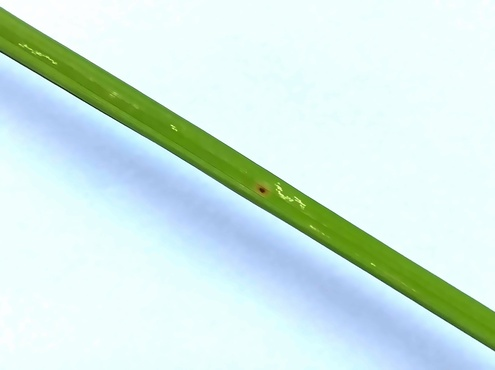
#> input picture dataset/cleaned/BrownSpot/IMG_20190419_114339_clean.jpg, 495 x 370 px, shrunk from 1839 x 1376 before the run; its folder holds only this picture in this run
$ python clean_data.py
#> lines starting #> are read from the running program, lines starting #| are printed output that depends on the picture; after the words box and inside, x2 and y2 are one past the last pixel; in counts of white or black regions, pixels touching at a corner belong together; long printed decimals are rounded
from pathlib import Path
import os
import json
import random
import math
from typing import Tuple, Optional, Dict, Any, List

# Third-party
import cv2
import numpy as np
from PIL import Image

# ==========================
# TUNABLE CONSTANTS (để dễ điều chỉnh)
# ==========================
PADDING = 16                      # padding xung quanh bounding polygon khi crop
BRIGHTNESS_TARGET = 120          # mục tiêu mean V channel sau tăng sáng
MIN_BRIGHTNESS_THRESHOLD = 80    # nếu mean V < threshold thì tăng sáng
DENOISE_METHOD = "nl_means"      # 'nl_means' hoặc 'bilateral'
DENOISE_H = 10                   # tham số h cho nl_means
DENOISE_TEMPLATE_WIN = 7
DENOISE_SEARCH_WIN = 21

DEBUG = True

def dbg(msg):
    if DEBUG:
        print(msg)

# ==========================
# IO HELPERS (windows-safe)
# ==========================
def _read_image_cv2(path: Path) -> np.ndarray:
    """
    Đọc ảnh từ đường dẫn, xử lý unicode path trên Windows.
    Trả về image BGR (numpy ndarray).
    """
    img = cv2.imdecode(np.fromfile(str(path), dtype=np.uint8), cv2.IMREAD_COLOR)
    if img is None:
        # fallback to PIL
        with Image.open(str(path)) as im:
            im = im.convert("RGB")
            img = cv2.cvtColor(np.array(im), cv2.COLOR_RGB2BGR)
    return img


def _save_image_cv2(path: Path, img_bgr: np.ndarray) -> None:
    """
    Lưu ảnh sử dụng imencode -> tofile để tránh lỗi với unicode paths trên Windows.
    """
    ext = os.path.splitext(str(path))[1] or ".jpg"
    ok, enc = cv2.imencode(ext, img_bgr)
    if not ok:
        raise RuntimeError(f"Failed to encode image for saving: {path}")
    enc.tofile(str(path))


# ==========================
# IMAGE CLEANING FUNCTIONS
# ==========================
def crop_leaf_polygon(
        image_bgr: np.ndarray,
        padding: int = 16):

    img = image_bgr.copy()
    h, w = img.shape[:2]

    hsv = cv2.cvtColor(img, cv2.COLOR_BGR2HSV)

    # Ngưỡng màu xanh tối ưu hơn cho lá lúa
    mask_green = cv2.inRange(
        hsv,
        np.array([25, 30, 20]),
        np.array([95, 255, 255])
    )

    mask_brown = cv2.inRange(
        hsv,
        np.array([5, 20, 20]),
        np.array([25, 255, 255])
    )

    mask_yellow = cv2.inRange(
        hsv,
        np.array([15, 20, 40]),
        np.array([40, 255, 255])
    )

    mask = cv2.bitwise_or(mask_green, mask_brown)
    mask = cv2.bitwise_or(mask, mask_yellow)
    num_labels, labels, stats, _ = cv2.connectedComponentsWithStats(mask)
    min_area = max(
        200,
        int(0.001 * w * h)
    )
    clean = np.zeros_like(mask)

    for i in range(1, num_labels):

        area = stats[i, cv2.CC_STAT_AREA]

        if area > min_area:
            clean[labels == i] = 255

    mask = clean

    kernel = cv2.getStructuringElement(
        cv2.MORPH_RECT,
        (9, 9)
    )

    mask = cv2.morphologyEx(
        mask,
        cv2.MORPH_CLOSE,
        kernel,
        iterations=2
    )

    mask = cv2.morphologyEx(
        mask,
        cv2.MORPH_CLOSE,
        kernel,
        iterations=4
    )

    mask = cv2.dilate(
        mask,
        np.ones((5,5), np.uint8),
        iterations=1
    )

    contours, _ = cv2.findContours(
        mask,
        cv2.RETR_EXTERNAL,
        cv2.CHAIN_APPROX_NONE
    )

    dbg("\n========== DEBUG ==========")
    dbg(f"Image size: {w}x{h}")
    dbg(f"Contours found: {len(contours)}")

    if len(contours) == 0:

        dbg("NO CONTOURS")

        return (
            img,
            np.ones((h, w), dtype=np.uint8) * 255,
            (0, 0, w, h),
            None
        )

    valid_contours = []

    for idx, c in enumerate(contours):

        area = cv2.contourArea(c)

        min_area = max(
            200,
            int(0.001 * w * h)
        )

        if area > min_area:

            x, y, bw, bh = cv2.boundingRect(c)

            ratio = max(bw, bh) / (min(bw, bh) + 1e-6)

            dbg(
                f"[{idx}] "
                f"area={area:.0f} "
                f"bbox=({bw}x{bh}) "
                f"ratio={ratio:.2f}"
            )

            valid_contours.append(c)

    dbg(f"Valid contours: {len(valid_contours)}")

    if len(valid_contours) == 0:

        dbg("NO VALID CONTOURS")

        return (
            img,
            np.ones((h, w), dtype=np.uint8) * 255,
            (0, 0, w, h),
            None
        )

    largest = max(
        valid_contours,
        key=cv2.contourArea
    )

    largest_area = cv2.contourArea(largest)

    filtered = []

    for c in valid_contours:

        area = cv2.contourArea(c)

        if area > largest_area * 0.25:
            filtered.append(c)

    dbg(f"Largest area: {largest_area:.0f}")
    dbg(f"Area ratio: {largest_area/(w*h):.4f}")

    x, y, bw, bh = cv2.boundingRect(largest)

    largest_ratio = max(bw, bh) / (min(bw, bh) + 1e-6)

    dbg(
        f"Largest contour bbox="
        f"({bw}x{bh}) "
        f"ratio={largest_ratio:.2f}"
    )

    # DEBUG: xem nếu dùng largest contour thì sao
    rect_largest = cv2.minAreaRect(largest)

    rw, rh = rect_largest[1]

    if min(rw, rh) > 0:
        ratio_largest = max(rw, rh) / min(rw, rh)
    else:
        ratio_largest = 0

    dbg(
        f"Largest contour "
        f"minAreaRect ratio={ratio_largest:.2f}"
    )

    # DEBUG: xem nếu gộp toàn bộ contour thì sao
    all_points = np.vstack(filtered)

    rect_all = cv2.minAreaRect(all_points)

    rw, rh = rect_all[1]

    if min(rw, rh) > 0:
        ratio_all = max(rw, rh) / min(rw, rh)
    else:
        ratio_all = 0

    dbg(
        f"ALL contour "
        f"minAreaRect ratio={ratio_all:.2f}"
    )

    # so sánh trực tiếp
    dbg(
        f"COMPARE -> "
        f"largest={ratio_largest:.2f} "
        f"all={ratio_all:.2f}"
    )

    # tạm thời dùng largest contour
    all_points = np.vstack(valid_contours)

    dbg("===========================\n")

    hull = cv2.convexHull(all_points)
    pts = hull.reshape(-1,2).astype(np.float32)

    mean, eigenvectors = cv2.PCACompute(
        pts,
        mean=None
    )

    direction = eigenvectors[0]
    print(direction)
    hull_area = cv2.contourArea(hull)

    coverage = hull_area / (w * h)

    dbg(f"Hull area: {hull_area:.0f}")
    dbg(f"Coverage : {coverage:.4f}")
    if coverage > 0.50:

        dbg("Coverage too large -> fallback largest contour")

        largest = max(valid_contours, key=cv2.contourArea)

        hull = cv2.convexHull(largest)

        hull_area = cv2.contourArea(hull)

        coverage = hull_area / (w * h)

    print(f"Hull area: {hull_area:.0f}")
    print(f"Coverage: {coverage:.3f}")
    rect = cv2.minAreaRect(hull)

    box = cv2.boxPoints(rect)

    box = np.int32(box)

    xs = box[:, 0]
    ys = box[:, 1]

    x = max(0, int(xs.min()))
    y = max(0, int(ys.min()))

    bw = int(xs.max() - xs.min())
    bh = int(ys.max() - ys.min())
    # x, y, bw, bh = cv2.boundingRect(hull)
    print(
        f"Crop box: "
        f"x={x}, y={y}, "
        f"w={bw}, h={bh}"
    )

    x0 = max(0, x - padding)
    y0 = max(0, y - padding)

    x1 = min(w, x + bw + padding)
    y1 = min(h, y + bh + padding)

    crop_w = x1 - x0
    crop_h = y1 - y0

    crop_ratio = (
        crop_w * crop_h
    ) / (w * h)

    dbg(
        f"Crop box = "
        f"({crop_w}x{crop_h})"
    )

    dbg(
        f"Crop ratio = "
        f"{crop_ratio:.3f}"
    )

    if crop_ratio > 0.90:

        dbg(
            "WARNING: crop gần full image"
        )

    # Mask đúng
    mask_full = np.zeros(
        (h, w),
        dtype=np.uint8
    )

    cv2.drawContours(
        mask_full,
        [hull],
        -1,
        255,
        -1
    )

    cropped = img[y0:y1, x0:x1]

    mask_crop = mask_full[
        y0:y1,
        x0:x1
    ]
    if DEBUG:

        cv2.imwrite(
            "debug_mask.png",
            mask
        )

        cv2.imwrite(
            "debug_mask_crop.png",
            mask_crop
        )

        overlay = img.copy()

        cv2.drawContours(
            overlay,
            [hull],
            -1,
            (0,0,255),
            4
        )

        cv2.imwrite(
            "debug_hull.png",
            overlay
        )
    return (
        cropped,
        mask_crop,
        (x0, y0, x1 - x0, y1 - y0),
        hull
    )


def adjust_brightness(image_bgr: np.ndarray,
                      target_mean: int = BRIGHTNESS_TARGET,
                      min_mean_threshold: int = MIN_BRIGHTNESS_THRESHOLD) -> Tuple[np.ndarray, bool, float]:
    """
    Nếu độ sáng (mean V channel trong HSV) < min_mean_threshold -> scale V để đạt target_mean.
    Trả về (img_bgr, changed_flag, mean_before).
    """
    try:
        hsv = cv2.cvtColor(image_bgr, cv2.COLOR_BGR2HSV).astype(np.float32)
        v = hsv[..., 2]
        mean_v = float(np.mean(v))
        if mean_v < min_mean_threshold and mean_v > 0:
            gain = float(target_mean) / (mean_v + 1e-6)
            hsv[..., 2] = np.clip(hsv[..., 2] * gain, 0, 255)
            out = cv2.cvtColor(hsv.astype(np.uint8), cv2.COLOR_HSV2BGR)
            return out, True, mean_v
        return image_bgr, False, mean_v
    except Exception:
        return image_bgr, False, 0.0


def denoise_image(image_bgr: np.ndarray,
                  method: str = DENOISE_METHOD,
                  h: int = DENOISE_H,
                  templateWindowSize: int = DENOISE_TEMPLATE_WIN,
                  searchWindowSize: int = DENOISE_SEARCH_WIN) -> np.ndarray:
    """
    Giảm nhiễu: 'nl_means' (fastNlMeansDenoisingColored) hoặc 'bilateral'.
    """
    try:
        if method == 'bilateral':
            return cv2.bilateralFilter(image_bgr, d=9, sigmaColor=75, sigmaSpace=75)
        else:
            return cv2.fastNlMeansDenoisingColored(image_bgr, None, h, h, templateWindowSize, searchWindowSize)
    except Exception:
        return image_bgr


def clean_image_pipeline(image_path: Path,
                         save_path: Optional[Path] = None,
                         do_crop: bool = True,
                         do_bright: bool = True,
                         do_denoise: bool = True,
                         denoise_method: str = DENOISE_METHOD,
                         save_bbox: bool = True,
                         bbox_color: Tuple[int,int,int] = (0,255,0),
                         bbox_thickness: int = 4) -> Tuple[np.ndarray, Dict[str, Any]]:
    """
    Pipeline đầy đủ: đọc -> crop leaf -> adjust brightness -> denoise -> save (nếu save_path).
    Nếu save_bbox=True thì vẽ bounding box (trên ảnh gốc) và lưu thành *_bbox<ext>.
    Trả về (processed_bgr, metadata).
    """
    original_img = _read_image_cv2(Path(image_path))  # keep original for bbox overlay
    img = original_img.copy()
    meta: Dict[str, Any] = {'original_shape': img.shape}

    if do_crop:
        cropped, mask, bbox, hull = crop_leaf_polygon(img)
        img = cropped
        meta['cropped_bbox'] = bbox
    else:
        mask = None
        bbox = (0,0,img.shape[1], img.shape[0])

    if do_bright:
        img, bright_changed, mean_before = adjust_brightness(img)
        meta['brightness_adjusted'] = bool(bright_changed)
        meta['mean_brightness_before'] = float(mean_before)

    if do_denoise:
        img = denoise_image(img, method=denoise_method)
        meta['denoised'] = True
        meta['denoise_method'] = denoise_method
    else:
        meta['denoised'] = False

    if save_path is not None:
        os.makedirs(os.path.dirname(str(save_path)), exist_ok=True)
        _save_image_cv2(Path(save_path), img)
        if mask is not None:
            mask_out = os.path.splitext(str(save_path))[0] + "_mask.png"
            cv2.imwrite(mask_out, mask)

        # draw bbox on original image and save
        if save_bbox and bbox is not None:
            try:
                x0, y0, w_box, h_box = bbox
                overlay = original_img.copy()
                if hull is not None:
                    cv2.drawContours(
                        overlay,
                        [hull],
                        -1,
                        (0, 0, 255),
                        3,
                        cv2.LINE_AA
                    )
                bbox_out = os.path.splitext(str(save_path))[0] + "_bbox" + os.path.splitext(str(save_path))[1]
                _save_image_cv2(Path(bbox_out), overlay)
            except Exception:
                pass

    return img, meta


# ==========================
# QUICK MAIN / TEST (10 ảnh across up to 4 nhãn)
# ==========================
def main_sample_clean(target_total: int = 10,
                      labels: Optional[List[str]] = None,
                      dataset_root: Path = Path("dataset/raw"),
                      out_root: Path = Path("dataset/cleaned"),
                      random_seed: int = 42) -> List[Dict[str, Any]]:
    """
    Chọn ngẫu nhiên ~target_total ảnh từ dataset_root theo labels (mặc định lấy 4 nhãn đầu).
    Lưu ảnh đã xử lý vào out_root/<label>/...
    Trả về danh sách metadata cho các ảnh đã xử lý.
    """
#> called with target_total = 16, random_seed = 42
    random.seed(random_seed)
    out_root = Path(out_root)
    out_root.mkdir(parents=True, exist_ok=True)

    # default labels nếu không truyền vào
    if labels is None:
        labels = ["BrownSpot", "Healthy", "Hispa", "LeafBlast"]
    labels = labels[:4]

    # collect candidates
    candidates: Dict[str, List[Path]] = {lbl: [] for lbl in labels}
    for lbl in labels:
        p = Path(dataset_root) / lbl
        if p.exists() and p.is_dir():
            files = []
            for ext in ('*.jpg', '*.jpeg', '*.png', '*.bmp'):
                files.extend(list(p.glob(ext)))
            candidates[lbl] = files

    per_label = math.ceil(target_total / len(labels))
    selected = []
    for lbl in labels:
        src_files = candidates.get(lbl, [])
        if src_files:
            chosen = random.sample(src_files, min(per_label, len(src_files)))
            selected.extend([(lbl, p) for p in chosen])

    # if not enough, add from any label
    if len(selected) < target_total:
        all_files = [p for lbl in labels for p in candidates.get(lbl, []) if (lbl, p) not in selected]
        more = random.sample(all_files, min(target_total - len(selected), len(all_files))) if all_files else []
        selected.extend([(None, p) for p in more])

    selected = selected[:target_total]

    summary = []
    for idx, (lbl, path) in enumerate(selected):
        rel_out = out_root / (lbl if lbl else "misc")
        rel_out.mkdir(parents=True, exist_ok=True)
        out_path = rel_out / f"{path.stem}_clean{path.suffix}"
        proc_img, meta = clean_image_pipeline(path, save_path=out_path)
#> in _read_image_cv2, img is the input picture: shape (370, 495, 3); mean B, G, R 227.9, 233.8, 210.4
#> in crop_leaf_polygon, `mask_green = cv2.inRange( hsv, np.array([25, 30, 20]), np.array([95, 2..`:
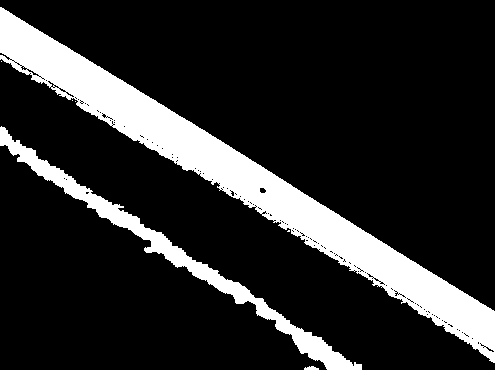
#> mask_green: shape (370, 495); 16.5% white; 7 white regions (4 under 20 px), largest, box (x1, y1, x2, y2) and area: (0, 7, 495, 363) 24002, (0, 126, 362, 370) 6247, (304, 366, 319, 370) 44
#> in crop_leaf_polygon, `num_labels, labels, stats, _ = cv2.connectedComponentsWithStats(mask)`:
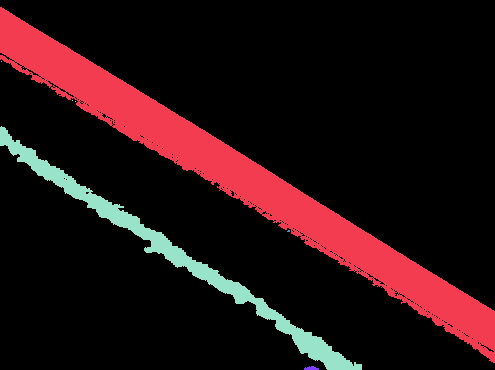
#> labels: shape (370, 495) int32; 8 distinct labels, from 0 to 7; one colour per label, 0 black
#> in crop_leaf_polygon, `num_labels, labels, stats, _ = cv2.connectedComponentsWithStats(mask)`: num_labels = 8; stats = [[0, 0, 495, 370, 152824], [0, 7, 495, 356, 24027], [1, 61, 1, 1, 1], [72, 100, 1, 1, 1], [75, 101, 1, 1, 1], [0, 126, 362, 244, 6247], [287, 230, 3, 2, 5], [304, 366, 15, 4, 44]]
#> the loop in crop_leaf_polygon, `for i in range(1, num_labels): ` made 7 passes
#> area on passes 1, 5, 7: 24027, 6247, 44
#> in crop_leaf_polygon, `mask = cv2.dilate( mask, np.ones((5,5), np.uint8), iterations=1 )`:
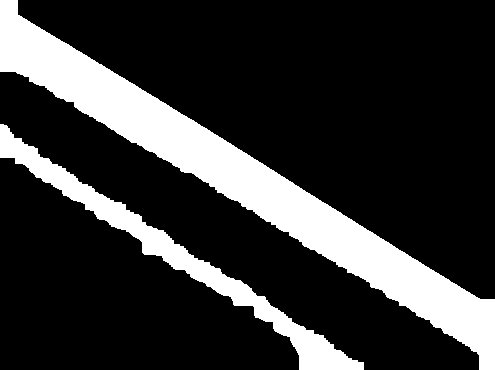
#> mask: shape (370, 495); 20.3% white; 2 white regions
#> in crop_leaf_polygon, `contours, _ = cv2.findContours( mask, cv2.RETR_EXTERNAL, cv2.CHAIN_APP..`: contours = 2 contours; box (x1, y1, x2, y2) and area: (0, 0, 495, 370) 27580, (0, 124, 364, 370) 8550
#> the loop in crop_leaf_polygon, `for idx, c in enumerate(contours): ` made 2 passes
#> (area, min_area, x, y, bw, bh, ratio) on passes 1 to 2: (8549.5, 200, 0, 124, 364, 246, 1.48), (27580, 200, 0, 0, 495, 370, 1.34)
#> (printed output is left out)
#> after the loop in crop_leaf_polygon, `for idx, c in enumerate(contours):`: valid_contours has the same summary as contours
#> in crop_leaf_polygon, `largest = max( valid_contours, key=cv2.contourArea )`: largest = contour of 1230 points, box (x1, y1, x2, y2) (0, 0, 495, 370), area 27580
#> in crop_leaf_polygon, `largest_area = cv2.contourArea(largest)`: largest_area = 27580
#> the loop in crop_leaf_polygon, `for c in valid_contours: ` made 2 passes
#> area on passes 1 to 2: 8549.5, 27580
#> after the loop in crop_leaf_polygon, `for c in valid_contours:`: filtered has the same summary as contours
#> in crop_leaf_polygon, `largest_ratio = max(bw, bh) / (min(bw, bh) + 1e-6)`: largest_ratio = 1.34
#> in crop_leaf_polygon, `rect_largest = cv2.minAreaRect(largest)`: rect_largest = ((246.8, 184.9), (69.19, 614.5), -57.92)
#> in crop_leaf_polygon, `rw, rh = rect_largest[1]`: rw = 69.19; rh = 614.5
#> in crop_leaf_polygon, `ratio_largest = max(rw, rh) / min(rw, rh)`: ratio_largest = 8.88
#> in crop_leaf_polygon, `all_points = np.vstack(filtered)`: all_points = contour of 2195 points, box (x1, y1, x2, y2) (0, 0, 495, 370), area 36130
#> in crop_leaf_polygon, `rect_all = cv2.minAreaRect(all_points)`: rect_all = ((221.9, 224.6), (162.9, 614.5), -57.92)
#> in crop_leaf_polygon, `rw, rh = rect_all[1]`: rw = 162.9
#> in crop_leaf_polygon, `ratio_all = max(rw, rh) / min(rw, rh)`: ratio_all = 3.77
#> in crop_leaf_polygon, `hull = cv2.convexHull(all_points)`: hull = [[494, 369], [299, 369], [0, 157], [0, 0], [17, 0], [494, 299]]
#> in crop_leaf_polygon, `pts = hull.reshape(-1,2).astype(np.float32)`: pts has the same summary as hull
#> in crop_leaf_polygon, `mean, eigenvectors = cv2.PCACompute( pts, mean=None )`: mean = [[217.3, 199]]; eigenvectors = [[0.829, 0.56], [-0.56, 0.829]]
#> in crop_leaf_polygon, `direction = eigenvectors[0]`: direction = [0.829, 0.56]
#| [0.8287 0.5597 ]
#> in crop_leaf_polygon, `hull_area = cv2.contourArea(hull)`: hull_area = 79280.5
#> in crop_leaf_polygon, `coverage = hull_area / (w * h)`: coverage = 0.433
#| Hull area: 79280
#| Coverage: 0.433
#> in crop_leaf_polygon, `rect = cv2.minAreaRect(hull)`: rect = ((221.9, 224.6), (162.9, 614.5), -57.92)
#> in crop_leaf_polygon, `box = cv2.boxPoints(rect)`: box = [[439, 456.8], [-81.71, 130.4], [4.8, -7.65], [525.5, 318.7]]
#> in crop_leaf_polygon, `box = np.int32(box)`: box = [[438, 456], [-81, 130], [4, -7], [525, 318]]
#> in crop_leaf_polygon, `xs = box[:, 0]`: xs = [438, -81, 4, 525]
#> in crop_leaf_polygon, `ys = box[:, 1]`: ys = [456, 130, -7, 318]
#> in crop_leaf_polygon, `bw = int(xs.max() - xs.min())`: bw = 606
#> in crop_leaf_polygon, `bh = int(ys.max() - ys.min())`: bh = 463
#| Crop box: x=0, y=0, w=606, h=463
#> in crop_leaf_polygon, `x0 = max(0, x - padding)`: x0 = 0
#> in crop_leaf_polygon, `x1 = min(w, x + bw + padding)`: x1 = 495
#> in crop_leaf_polygon, `y1 = min(h, y + bh + padding)`: y1 = 370
#> in crop_leaf_polygon, `crop_w = x1 - x0`: crop_w = 495
#> in crop_leaf_polygon, `crop_h = y1 - y0`: crop_h = 370
#> in crop_leaf_polygon, `crop_ratio = ( crop_w * crop_h ) / (w * h)`: crop_ratio = 1
#> in crop_leaf_polygon, `cv2.drawContours( overlay, [hull], -1, (0,0,255), 4 )`:
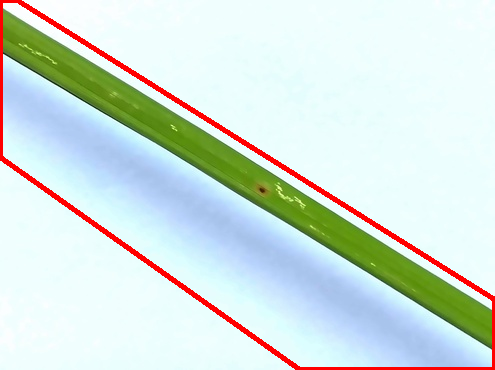
#> overlay: shape (370, 495, 3); 3.3% of pixels changed, all inside (x1, y1, x2, y2) = (0, 0, 495, 370)
#> in clean_image_pipeline, `cropped, mask, bbox, hull = crop_leaf_polygon(img)`: bbox = (0, 0, 495, 370)
#> in adjust_brightness, `hsv = cv2.cvtColor(image_bgr, cv2.COLOR_BGR2HSV).astype(np.float32)`:
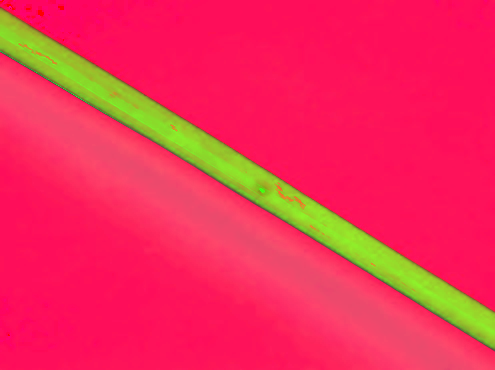
#> hsv: shape (370, 495, 3) float32; mean B, G, R 87.6, 46.9, 240.6
#> in adjust_brightness, `v = hsv[..., 2]`:
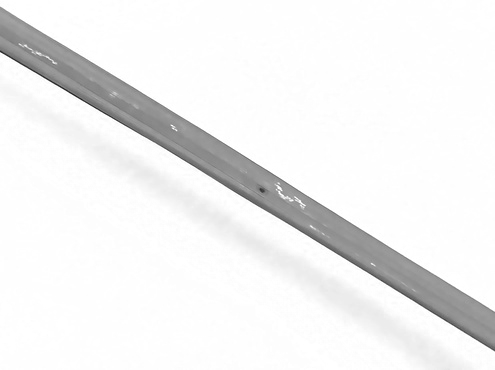
#> v: shape (370, 495) float32; min 33, max 255, mean 240.4
#> in adjust_brightness, `mean_v = float(np.mean(v))`: mean_v = 240.4
#> in clean_image_pipeline, `img, bright_changed, mean_before = adjust_brightness(img)`: bright_changed = False; mean_before = 240.4
#> in clean_image_pipeline, `x0, y0, w_box, h_box = bbox`: x0 = 0; w_box = 495; h_box = 370
#> in clean_image_pipeline, `cv2.drawContours( overlay, [hull], -1, (0, 0, 255), 3, cv2.LINE_AA )`:
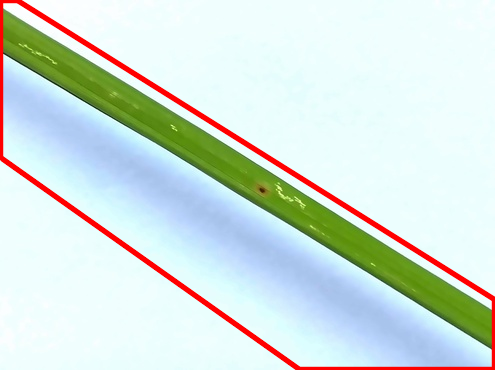
#> overlay: shape (370, 495, 3); 4.23% of pixels changed, all inside (x1, y1, x2, y2) = (0, 0, 495, 370)
#> meta = {'original_shape': (370, 495, 3), 'cropped_bbox': (0, 0, 495, 370), 'brightness_adjusted': False, 'mean_brightness_before': 240.4, 'denoised': True, 'denoise_method': 'nl_means'}
        record = {'index': idx, 'label': lbl, 'src': str(path), 'out': str(out_path), **meta}
        summary.append(record)
        print(f"[{idx+1}/{len(selected)}] {path} -> {out_path} | meta: {meta}")
#> (printed output is left out)

    summary_path = out_root / "clean_summary.json"
    with open(summary_path, 'w', encoding='utf-8') as f:
        json.dump(summary, f, indent=2, ensure_ascii=False)
    print(f"Done. Saved {len(selected)} cleaned images to {out_root}. Summary: {summary_path}")
    return summary


if __name__ == "__main__":
    # ví dụ chạy nhanh: xử lý 10 ảnh across 4 nhãn
    main_sample_clean(target_total=16)
